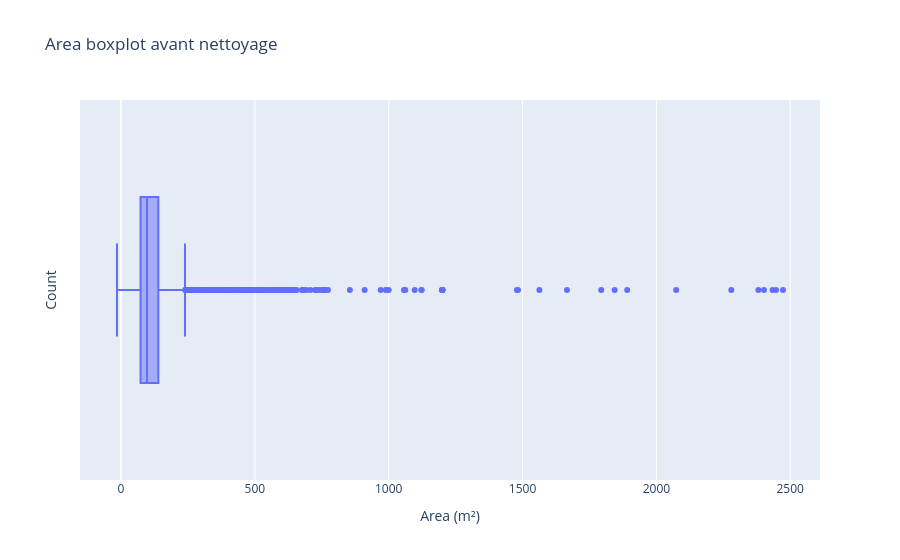

The code cell stored with this chart in its notebook:
### Code cell
fig = px.box(
    df,
    x= df['Area'],
    title='Area boxplot avant nettoyage'
)
fig.update_xaxes(title_text='Area (m²)')
fig.update_yaxes(title_text='Count')
fig.show()

### Figure 1 — Plotly figure (JSON) as saved in the notebook; plotly's stock layout.template omitted (floating-point values rounded to 4 significant figures; data arrays with more than 128 entries replaced by an {"elided": "..."} marker saying what was removed)
{"data": [{"alignmentgroup": "True", "hovertemplate": "x=%{x}<extra></extra>", "legendgroup": "", "marker": {"color": "#636efa"}, "name": "", "notched": false, "offsetgroup": "", "orientation": "h", "showlegend": false, "type": "box", "x": {"elided": "3035 float values"}, "x0": " ", "xaxis": "x", "y0": " ", "yaxis": "y"}], "layout": {"boxmode": "group", "legend": {"tracegroupgap": 0}, "title": {"text": "Area boxplot avant nettoyage"}, "xaxis": {"anchor": "y", "domain": [0, 1], "title": {"text": "Area (m²)"}}, "yaxis": {"anchor": "x", "domain": [0, 1], "title": {"text": "Count"}}}}
